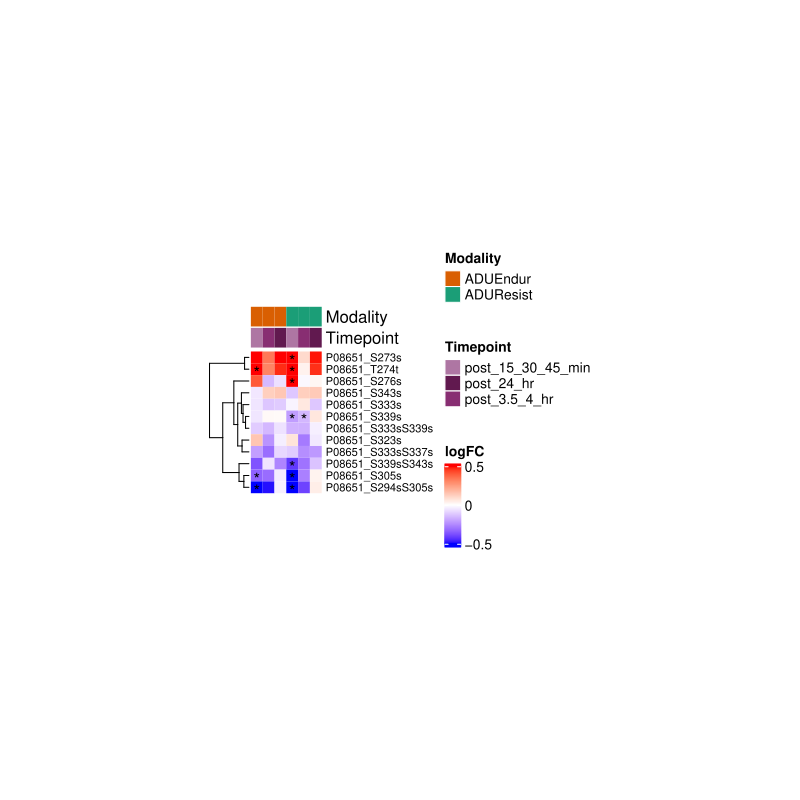

Write the R code that produced this figure.
#NFIC phospho heatmap

#load packages
library(MotrpacHumanPreSuspension)
library(MotrpacHumanPreSuspensionData)
library(ComplexHeatmap)
library(circlize)
library(RColorBrewer)
library(cowplot)
library(tidyverse)

#load DA and filter for NFIC phosphosites
da <- MUSCLE_PROT_PH_DA
da <- da %>% dplyr::filter(contrast_category=="EE-CON" | contrast_category=="RE-CON")
da <- left_join(da,HUMAN_FEATURE_TO_GENE,by="feature_id")

NFIC <- da %>% dplyr::filter(gene_symbol=="NFIC")
NFIC_filter <- NFIC %>% dplyr::select("feature_id","contrast_short","logFC","p_value","adj_p_value")
NFIC_wide <- pivot_wider(NFIC_filter, names_from=contrast_short, values_from=c("logFC","p_value","adj_p_value")) 
NFIC_wide <- NFIC_wide[,grepl("feature_id|delta-delta",colnames(NFIC_wide))]
rownames(NFIC_wide) <- NFIC_wide$feature_id

#separate out FC and adj p-value for the heatmap
fc <- NFIC_wide %>% dplyr::select(contains("logFC")) %>% as.matrix()
pval <- NFIC_wide %>% dplyr::select(contains("adj_p_value")) %>% as.matrix()
rownames(fc) = rownames(pval) = NFIC_wide$feature_id

#set heatmap annotations
cdesc <- data.frame(group=c("ADUEndur","ADUEndur","ADUEndur","ADUResist","ADUResist","ADUResist"),
                    time=c("post_15_30_45_min","post_3.5_4_hr","post_24_hr","post_15_30_45_min","post_3.5_4_hr","post_24_hr"))
ha <- HeatmapAnnotation(
  Modality = cdesc$group,
  Timepoint = cdesc$time,
  col = list(
    Modality = HUMAN_EXERCISE_GROUP_COLORS,
    Timepoint = HUMAN_ACUTE_TIMEPOINT_COLORS
  ))

#Heatmap dimensions
a <- unit(3, "mm")
width <- ncol(fc) * a
height <- nrow(fc) * a

#color scale
 col_fun <- circlize::colorRamp2(
   breaks = c(-0.5,0,0.5),
   colors = c("blue", "white", "red"))

#plot heatmap
ht <- Heatmap(fc,
              heatmap_legend_param = list(
                title = "logFC",
                legend_direction = "vertical",
                legend_width = unit(50, "mm")
              ),
              width = width,
              height = height,
              top_annotation = ha,
              #left_annotation = row_ha,
              cluster_columns = F,
              cluster_rows=T,
              show_column_names = F,
              show_row_names = T,
              col = col_fun,
              column_title_rot = 90,
              row_title_rot = 0,
              column_names_gp = grid::gpar(fontsize = 8),
              row_names_gp = grid::gpar(fontsize = 8),
              
              cell_fun = function(j, i, x, y, width, height, fill) {
              #Point size
              if(pval[i, j] < 0.05) {
                gb = textGrob("*")
                gb_w = convertWidth(grobWidth(gb), "mm")
                gb_h = convertHeight(grobHeight(gb), "mm")
                grid.text("*", x, y - gb_h*0.5 + gb_w*0.4)
              }
              }
)

#save to PDF
pdf("NFIC_phospho_heatmap.pdf",height=8,width=8)
draw(ht,
     merge_legends = TRUE,
     heatmap_legend_side = "right",
     legend_gap = unit(10, "mm"))
dev.off()
